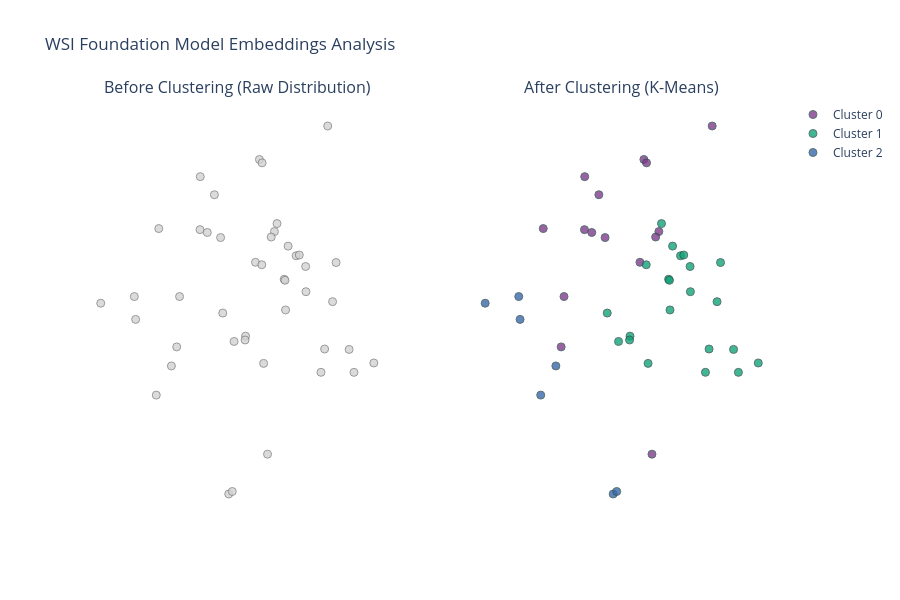

Here is the notebook cell this chart was saved with:
### Code cell
import os
import glob
import h5py
import torch
import numpy as np
import pandas as pd
from sklearn.manifold import TSNE
from sklearn.cluster import KMeans
from sklearn.metrics import adjusted_rand_score, normalized_mutual_info_score
import plotly.express as px
import plotly.graph_objects as go
from plotly.subplots import make_subplots

def main():
    # ==========================================
    # 1. Configuration & Paths
    # ==========================================
    # Change this to the folder containing your .h5 files
    feats_path = r"C:\Users\gomaaad\Projects\SFT\SFT_stat6\slide_features_titan"
    h5_files = sorted(glob.glob(os.path.join(feats_path, "*.h5")))

    if not h5_files:
        print(f"No .h5 files found in {feats_path}")
        return

    slide_ids = []
    embeddings = []

    print(f"Found {len(h5_files)} files. Extracting features...")

    # ==========================================
    # 2. Extract Features and IDs
    # ==========================================
    for file_path in h5_files:
        filename = os.path.basename(file_path)

        # Extract ID by splitting at the " - " before the date
        file_id = filename.split(" - ")[0].replace(" ", "")


        try:
            with h5py.File(file_path, "r") as f:
                features = torch.from_numpy(f["features"][:])
                feats_np = features.numpy().flatten()

            embeddings.append(feats_np)
            slide_ids.append(file_id)

        except Exception as e:
            print(f"Error loading {filename}: {e}")

    print(f"found {len(slide_ids)} slides")

    X = np.array(embeddings)

    # ==========================================
    # 3. Discover Phenotypes (Clustering)
    # ==========================================
    num_clusters = 3 # Adjust this based on how many groups you suspect exist
    print(f"Running K-Means clustering to find {num_clusters} groups...")

    kmeans = KMeans(n_clusters=num_clusters, random_state=42, n_init="auto")
    cluster_assignments = kmeans.fit_predict(X)
    cluster_labels = [f"Cluster {c}" for c in cluster_assignments]

    # ==========================================
    # 4. Compute t-SNE (Only Once!)
    # ==========================================
    print(f"Computing t-SNE for {X.shape[0]} slides...")
    perplexity_value = min(30, max(5, len(X) - 1))

    tsne = TSNE(n_components=2, perplexity=perplexity_value, random_state=42, init='pca')
    X_tsne = tsne.fit_transform(X)

    # ... [Previous code: Step 4. Compute t-SNE] ...

    # Store everything in a DataFrame for easy plotting
    df_plot = pd.DataFrame({
        'TSNE_1': X_tsne[:, 0],
        'TSNE_2': X_tsne[:, 1],
        'Slide_ID': slide_ids,
        'Cluster': cluster_labels,
        'Cluster_Num': cluster_assignments # Keep the raw integer for math
    })

    print(len(df_plot))

    # ==========================================
    # 4.5 Evaluate Clustering vs. Subjective Labels
    # ==========================================

    # Placeholder: Load your subjective labels dataframe here
    # df_labels = pd.read_csv("path_to_your_dataframe.csv")

    # 1. Match Slide_ID to Slide_name using substring matching
    df['Slide_name_clean'] = df['Slide_name'].astype(str).str.strip()



    matched_labels = []
    for fid in df_plot['Slide_ID']:
        fid=fid.replace("_HE","").replace("-HE","").replace("_Stat6", "")

        # Find rows where Slide_name contains the file_id
        match = df[df['Slide_name'].astype(str).str.contains(fid, regex=False, na=False)]
        # match = df[df['Slide_name']==fid]


        if not match.empty:
            # If multiple matches, just take the first one
            matched_labels.append(match.iloc[0]['num_label'])
        else:
            print(f"{fid} is not in the df")
            matched_labels.append(np.nan) # Keep track of missing labels

    df_plot['True_Label'] = matched_labels


    # 2. Filter out slides that don't have a ground truth label
    df_eval = df_plot.dropna(subset=['True_Label']).copy()

    # 3. Apply the specific filter: ONLY KEEP WHERE num_label != 1
    df_eval = df_eval[df_eval['True_Label'] != 1].copy()

    if df_eval.empty:
        print("Warning: Could not match any Slide_IDs to the dataframe.")
    else:
        print(f"Matched {len(df_eval)} slides to subjective labels. Calculating metrics...")

        y_true = df_eval['True_Label'].astype(int)
        y_pred = df_eval['Cluster_Num']

        # 3. Calculate similarity metrics
        ari = adjusted_rand_score(y_true, y_pred)
        nmi = normalized_mutual_info_score(y_true, y_pred)

        print("-" * 40)
        print(f"Adjusted Rand Index (ARI): {ari:.4f}")
        print(f"Normalized Mutual Info (NMI): {nmi:.4f}")
        print("-" * 40)

    # ... [Continue to Step 5. Create Side-by-Side Interactive Plot] ...

    # ==========================================
    # 5. Create Side-by-Side Interactive Plot
    # ==========================================
    print("Generating side-by-side plot...")

    # Initialize a 1x2 grid of subplots
    fig = make_subplots(
        rows=1, cols=2,
        subplot_titles=("Before Clustering (Raw Distribution)", "After Clustering (K-Means)")
    )

    # --- LEFT PLOT: Before Clustering ---
    fig.add_trace(
        go.Scatter(
            x=df_plot['TSNE_1'],
            y=df_plot['TSNE_2'],
            mode='markers',
            marker=dict(color='lightgrey', size=8, opacity=0.8, line=dict(width=1, color='gray')),
            text=df_plot['Slide_ID'], # Shows Slide ID on hover
            hoverinfo='text',
            name="Unlabeled Slides",
            showlegend=False
        ),
        row=1, col=1
    )

    # --- RIGHT PLOT: After Clustering ---
    # We loop through each cluster to add them separately so they show up nicely in the legend
    colors = px.colors.qualitative.Bold
    sorted_clusters = sorted(df_plot['Cluster'].unique())

    for i, cluster_name in enumerate(sorted_clusters):
        df_sub = df_plot[df_plot['Cluster'] == cluster_name]

        fig.add_trace(
            go.Scatter(
                x=df_sub['TSNE_1'],
                y=df_sub['TSNE_2'],
                mode='markers',
                marker=dict(color=colors[i % len(colors)], size=8, opacity=0.8, line=dict(width=1, color='DarkSlateGrey')),
                text=df_sub['Slide_ID'],
                hoverinfo='text',
                name=cluster_name
            ),
            row=1, col=2
        )

    # Update layout for a clean look
    fig.update_layout(
        title_text="WSI Foundation Model Embeddings Analysis",
        template="plotly_white",
        height=600, # Make the plot a bit taller for better visibility
        hovermode="closest"
    )

    # Hide the axes coordinates for a cleaner visualization
    fig.update_xaxes(showticklabels=False, showgrid=False, zeroline=False)
    fig.update_yaxes(showticklabels=False, showgrid=False, zeroline=False)

    fig.show()

    # Uncomment the line below to save a permanent interactive HTML file
    # fig.write_html("tsne_before_and_after.html")

if __name__ == "__main__":
    main()

### Figure 1 — Plotly figure (JSON) as saved in the notebook; plotly's stock layout.template omitted (floating-point values rounded to 4 significant figures)
{"data": [{"hoverinfo": "text", "marker": {"color": "lightgrey", "line": {"color": "gray", "width": 1}, "opacity": 0.8, "size": 8}, "mode": "markers", "name": "Unlabeled Slides", "showlegend": false, "text": ["11231649_Stat6", "11422088_Stat6", "11424817_Stat6", "11427594_Stat6", "11433847_Stat6", "11600633_Stat6", "11604878_Stat6", "11607773_Stat6", "11807030_Stat6", "11807330_Stat6", "11915411_Stat6", "12005352_Stat6", "12115721_Stat6", "12135241_Stat6", "12205388_Stat6", "12217756_Stat6", "12237451_Stat6", "12307204_Stat6", "12310584_Stat6", "12316004_Stat6", "12317577_Stat6", "12326189_Stat6", "12329466_Stat6", "12336141_Stat6", "12404499_Stat6", "12408960_Stat6", "12409127_Stat6", "12424009_Stat6", "12428921_Stat6", "12501820_Stat6", "12608463_Stat6", "4599-09_Stat6", "A2649-07_Stat6", "A2788-04_Stat6", "A3973-04_Stat6", "A4042-03_Stat6", "A4083-07_Stat6", "A531-04_Stat6", "A9763-09_Stat6", "E12718-09_Stat6", "E22672-09_Stat6", "E29417-08_Stat6", "E30699-10_Stat6", "E5872-05_Stat6"], "x": [1.598, 2.634, 1.189, 0.4275, 2.674, 2.385, 3.278, 2.738, 0.1396, 2.26, 1.271, 2.104, 2.01, 1.834, 0.7328, 0.6953, 1.004, -0.3004, 1.779, 1.976, 0.626, 1.728, 2.784, 0.4605, 2.155, 1.001, 1.377, 1.424, 1.885, 2.954, 1.299, 2.586, 2.302, 1.096, 1.934, 2.389, 0.157, 1.447, 2.122, 1.81, 2.115, 3.018, 1.592, 1.814], "y": [0.3523, 0.2171, 1.84, -0.2679, 2.563, 1.085, 0.07016, 0.7152, 0.7689, 1.198, 1.389, 0.951, 1.537, 0.06599, 0.769, 0.2394, 2.03, 0.6988, 2.211, 1.453, 0.03911, 1.129, 1.127, 1.484, 1.3, 1.473, -1.308, -1.282, -0.8891, 0.2129, 0.5955, -0.02791, 1.206, 1.443, 1.395, 0.8201, 0.5288, 0.2966, 0.6281, 1.103, 0.94, -0.02842, 0.3123, 2.176], "type": "scatter", "xaxis": "x", "yaxis": "y"}, {"hoverinfo": "text", "marker": {"color": "rgb(127, 60, 141)", "line": {"color": "DarkSlateGrey", "width": 1}, "opacity": 0.8, "size": 8}, "mode": "markers", "name": "Cluster 0", "text": ["11424817_Stat6", "11433847_Stat6", "11915411_Stat6", "12205388_Stat6", "12217756_Stat6", "12237451_Stat6", "12310584_Stat6", "12316004_Stat6", "12326189_Stat6", "12336141_Stat6", "12408960_Stat6", "12428921_Stat6", "A2788-04_Stat6", "A3973-04_Stat6", "E5872-05_Stat6"], "x": [1.189, 2.674, 1.271, 0.7328, 0.6953, 1.004, 1.779, 1.976, 1.728, 0.4605, 1.001, 1.885, 1.096, 1.934, 1.814], "y": [1.84, 2.563, 1.389, 0.769, 0.2394, 2.03, 2.211, 1.453, 1.129, 1.484, 1.473, -0.8891, 1.443, 1.395, 2.176], "type": "scatter", "xaxis": "x2", "yaxis": "y2"}, {"hoverinfo": "text", "marker": {"color": "rgb(17, 165, 121)", "line": {"color": "DarkSlateGrey", "width": 1}, "opacity": 0.8, "size": 8}, "mode": "markers", "name": "Cluster 1", "text": ["11231649_Stat6", "11422088_Stat6", "11600633_Stat6", "11604878_Stat6", "11607773_Stat6", "11807330_Stat6", "12005352_Stat6", "12115721_Stat6", "12135241_Stat6", "12329466_Stat6", "12404499_Stat6", "12501820_Stat6", "12608463_Stat6", "4599-09_Stat6", "A2649-07_Stat6", "A4042-03_Stat6", "A531-04_Stat6", "A9763-09_Stat6", "E12718-09_Stat6", "E22672-09_Stat6", "E29417-08_Stat6", "E30699-10_Stat6"], "x": [1.598, 2.634, 2.385, 3.278, 2.738, 2.26, 2.104, 2.01, 1.834, 2.784, 2.155, 2.954, 1.299, 2.586, 2.302, 2.389, 1.447, 2.122, 1.81, 2.115, 3.018, 1.592], "y": [0.3523, 0.2171, 1.085, 0.07016, 0.7152, 1.198, 0.951, 1.537, 0.06599, 1.127, 1.3, 0.2129, 0.5955, -0.02791, 1.206, 0.8201, 0.2966, 0.6281, 1.103, 0.94, -0.02842, 0.3123], "type": "scatter", "xaxis": "x2", "yaxis": "y2"}, {"hoverinfo": "text", "marker": {"color": "rgb(57, 105, 172)", "line": {"color": "DarkSlateGrey", "width": 1}, "opacity": 0.8, "size": 8}, "mode": "markers", "name": "Cluster 2", "text": ["11427594_Stat6", "11807030_Stat6", "12307204_Stat6", "12317577_Stat6", "12409127_Stat6", "12424009_Stat6", "A4083-07_Stat6"], "x": [0.4275, 0.1396, -0.3004, 0.626, 1.377, 1.424, 0.157], "y": [-0.2679, 0.7689, 0.6988, 0.03911, -1.308, -1.282, 0.5288], "type": "scatter", "xaxis": "x2", "yaxis": "y2"}], "layout": {"xaxis": {"anchor": "y", "domain": [0.0, 0.45], "showticklabels": false, "showgrid": false, "zeroline": false}, "yaxis": {"anchor": "x", "domain": [0.0, 1.0], "showticklabels": false, "showgrid": false, "zeroline": false}, "xaxis2": {"anchor": "y2", "domain": [0.55, 1.0], "showticklabels": false, "showgrid": false, "zeroline": false}, "yaxis2": {"anchor": "x2", "domain": [0.0, 1.0], "showticklabels": false, "showgrid": false, "zeroline": false}, "annotations": [{"font": {"size": 16}, "showarrow": false, "text": "Before Clustering (Raw Distribution)", "x": 0.225, "xanchor": "center", "xref": "paper", "y": 1.0, "yanchor": "bottom", "yref": "paper"}, {"font": {"size": 16}, "showarrow": false, "text": "After Clustering (K-Means)", "x": 0.775, "xanchor": "center", "xref": "paper", "y": 1.0, "yanchor": "bottom", "yref": "paper"}], "title": {"text": "WSI Foundation Model Embeddings Analysis"}, "height": 600, "hovermode": "closest"}}
